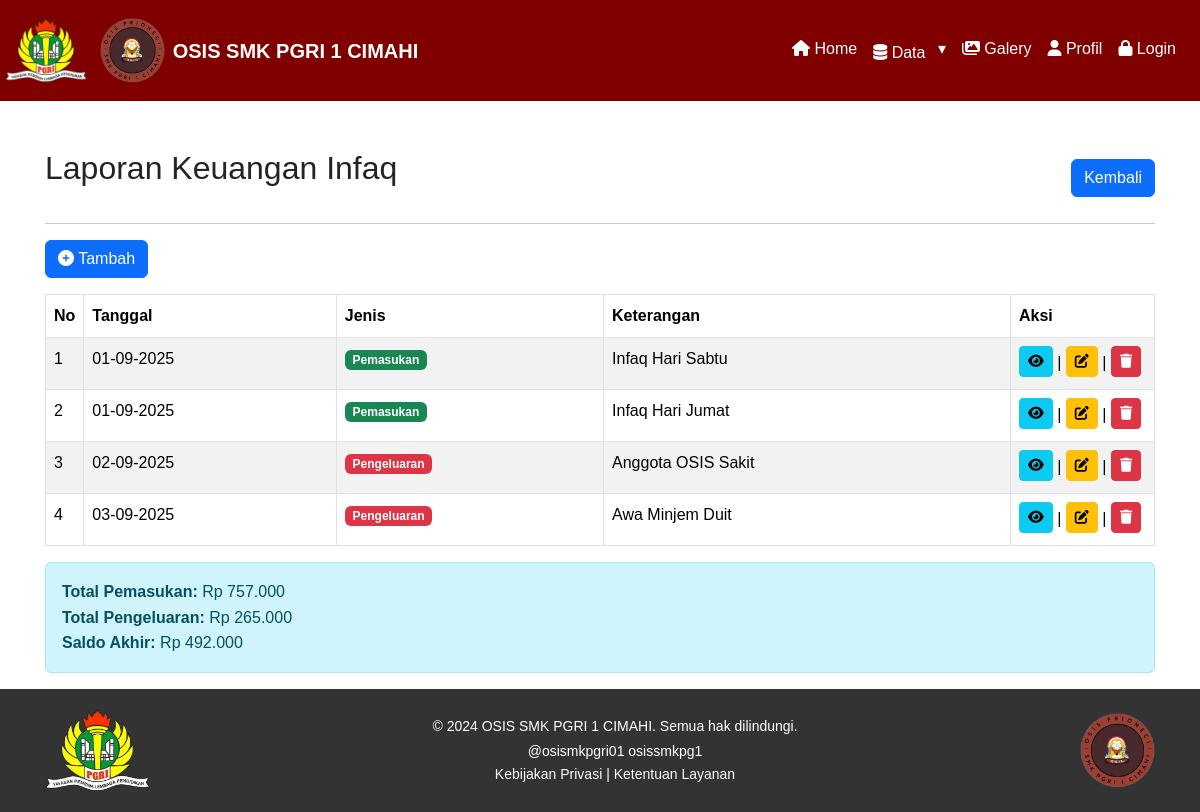
Screenshot of /admin/infaq.php with the database file from the repository.
### tables this page shows
CREATE TABLE `infaq` (
  `id_infaq` int(11) NOT NULL,
  `tanggal` date NOT NULL,
  `jenis` enum('pemasukan','pengeluaran') NOT NULL,
  `keterangan` text NOT NULL,
  `jumlah` int(11) NOT NULL,
  `created_by` int(11) DEFAULT NULL,
  `created_at` datetime DEFAULT current_timestamp(),
  `updated_by` int(11) DEFAULT NULL,
  `updated_at` datetime DEFAULT current_timestamp() ON UPDATE current_timestamp()
);

### admin/infaq.php (the view, shortened to what this page needs)
<?php
include '../config/koneksi.php';
$result = mysqli_query($db, "
    SELECT i.*,
        ak1.nama AS dibuat_oleh,
        ak2.nama AS diubah_oleh
    FROM infaq i
    LEFT JOIN akun ak1 ON i.created_by = ak1.id_akun
    LEFT JOIN akun ak2 ON i.updated_by = ak2.id_akun
    ORDER BY tanggal ASC
");
$total_masuk = $db->query("SELECT SUM(jumlah) as total FROM infaq WHERE jenis='pemasukan'")->fetch_assoc()['total'];
$total_keluar = $db->query("SELECT SUM(jumlah) as total FROM infaq WHERE jenis='pengeluaran'")->fetch_assoc()['total'];
$saldo = $total_masuk - $total_keluar;
include '../layout/header.php';
?>
<div class="content-wrapper">
    <div class="container mt-5 overflow-x-scroll">
        <div class="d-flex justify-content-between align-items-center">
            <h2>Laporan Keuangan Infaq</h2>
            <a href="javascript:history.back()" class="btn btn-primary">Kembali</a>
        </div>
        <hr>
        <a class="btn btn-primary tambah-btn mb-3" data-bs-toggle="modal" data-bs-target="#modalTambah"><i class="fas fa-plus-circle"></i> Tambah</a>
        <table class="table table-bordered table-striped">
            <thead class="">
                <tr>
                    <th>No</th>
                    <th>Tanggal</th>
                    <th>Jenis</th>
                    <th>Keterangan</th>
                    <th>Aksi</th>
                </tr>
            </thead>
            <tbody>
                <?php $no = 1;
                while ($row = $result->fetch_assoc()): ?>
                    <tr>
                        <td width="30"><?= $no++; ?></td>
                        <td><?= date('d-m-Y', strtotime($row['tanggal'])); ?></td>
                        <td><?php if ($row['jenis'] == "pemasukan"): ?>
                                <span class="badge bg-success">Pemasukan</span>
                            <?php else: ?>
                                <span class="badge bg-danger">Pengeluaran</span>
                            <?php endif; ?>
                        </td>
                        <td><?= htmlspecialchars($row['keterangan']); ?></td>
                        <td width="144">
                            <a class="btn btn-info btn-sm mb-1" data-bs-toggle="modal" data-bs-target="#modalDetail<?= $row['id_infaq']; ?>">
                                <i class="fas fa-eye"></i>
                            </a> |
                            <a class="btn btn-warning btn-sm mb-1" data-bs-toggle="modal" data-bs-target="#modalEdit<?= $row['id_infaq']; ?>"><i class="fas fa-edit"></i></a> |
                            <a class="btn btn-danger btn-sm mb-1" data-bs-toggle="modal" data-bs-target="#modalHapus<?= $row['id_infaq']; ?>"><i class="fas fa-trash"></i></a>
                        </td>
                    </tr>
                <?php endwhile; ?>
            </tbody>
        </table>
        <div class="alert alert-info">
            <b>Total Pemasukan:</b> Rp <?= number_format($total_masuk, 0, ',', '.'); ?><br>
            <b>Total Pengeluaran:</b> Rp <?= number_format($total_keluar, 0, ',', '.'); ?><br>
            <b>Saldo Akhir:</b> Rp <?= number_format($saldo, 0, ',', '.'); ?>
        </div>
    </div>
</div>
<?php endwhile;
include '../layout/footer.php'
?>

### layout/header.php (style rules this page uses)
body { font-family: Arial, sans-serif; font-size: 16px; line-height: 1.6; margin: 0; padding: 0; box-sizing: border-box; }
.container { padding: 0 15px; margin: 0 auto; }
h2, h3 { margin-bottom: 20px; }

### rows the page displays
infaq: tanggal "01-09-2025", jenis "Pemasukan", keterangan "Infaq Hari Sabtu"
infaq: tanggal "01-09-2025", jenis "Pemasukan", keterangan "Infaq Hari Jumat"
infaq: tanggal "02-09-2025", jenis "Pengeluaran", keterangan "Anggota OSIS Sakit"
infaq: tanggal "03-09-2025", jenis "Pengeluaran", keterangan "Awa Minjem Duit"

### other values shown
$total_masuk "757.000"
$total_keluar "265.000"
$saldo "492.000"
